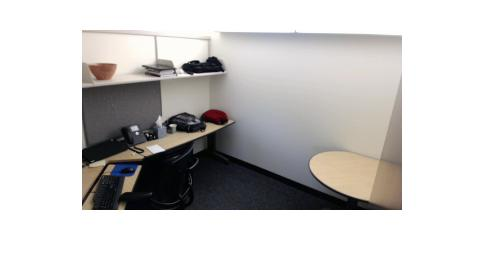
%> input picture Workspace/CTE/ImageProcessing/W3/Image1.jpg, 484 x 266 px
$ octave intrusion_detection.m   (GNU Octave 9; MATLAB toolbox functions it lacks are replaced by stand-ins)
%> lines starting %> are read from the running program, lines starting %| are printed output that depends on the picture; in (x1, y1, x2, y2) boxes, pixels count from 0 and x2, y2 are one past the last pixel; in counts of white or black regions, pixels touching at a corner belong together; the program's own positions count from 1
close all;
%% Load images
im1 = imread('Image1.jpg');
%> im1 is the input picture: size 266x484x3 uint8; mean R, G, B 203, 201.1, 199.8
im2 = imread('Image2.jpg');
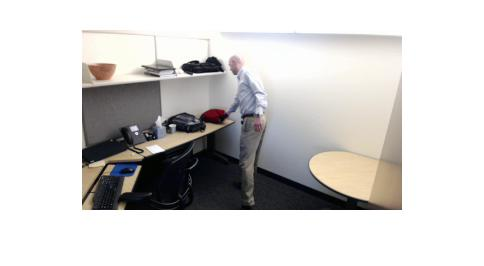
%> input picture Workspace/CTE/ImageProcessing/W3/Image2.jpg, 484 x 266 px
%> im2 is the input picture: size 266x484x3 uint8; mean R, G, B 209.4, 207.6, 206

%% Show images
figure; imshow(im1); title('img1');
figure; imshow(im2); title('img2');

%% Convert to gray scale
im1 = rgb2gray(im1);
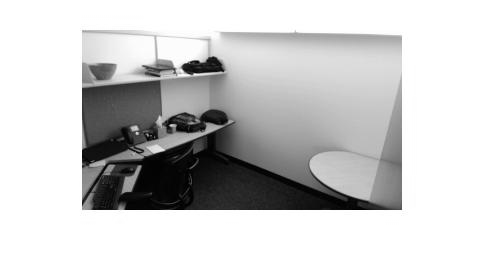
%> im1: size 266x484 uint8; min 0, max 255, mean 201.5
im2 = rgb2gray(im2);
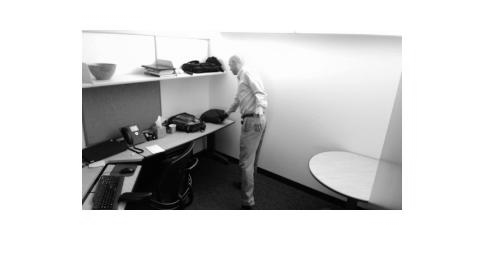
%> im2: size 266x484 uint8; min 0, max 255, mean 207.9

%% Show gray scale
figure; imshow(im1); title('img1 gray scale');
figure; imshow(im2); title('img2 gray scale');

%% Substract Images

% im_diff = abs(im1 - im2); % manuel
im_diff = imsubtract(im1, im2); % built in
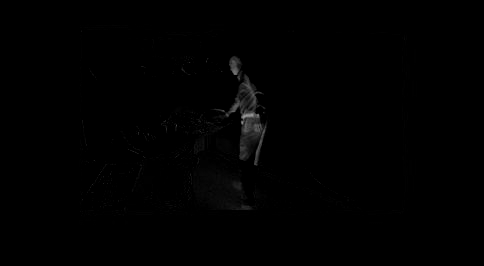
%> im_diff: size 266x484 uint8; min 0, max 155, mean 1
figure; imshow(im_diff); title('im diff');

%% imtool analysis
%imtool(im_diff);
%imhist(im_diff);

%% Thresholding
im_diff = im2double(im_diff);
%> im_diff: size 266x484 double
im_bin = imbinarize(im_diff);
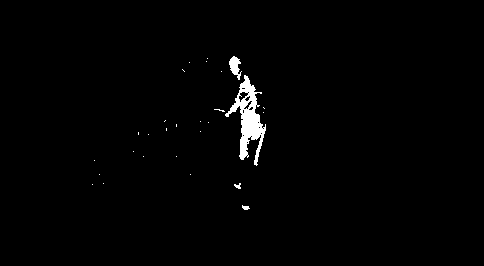
%> im_bin: size 266x484 logical; 1.2% white; 28 white regions (24 under 20 px), largest, box (x1, y1, x2, y2) and area: (225, 75, 266, 166) 1320, (229, 56, 242, 80) 168, (242, 205, 250, 210) 26, (234, 183, 241, 189) 25
figure; imshow(im_diff); title('im diff binary');

%% Opening
%%se = strel('disk', 1);
%%im_open = imopen(im_bin, se);

im_open = bwareaopen(im_bin, 15);
figure; imshow(im_open); title('im diff opening');

%% Connect Component
im_stats = regionprops(im_open, 'MajoraxisLength');
%> im_stats = 4 regions; MajorAxisLength: 84.48, 23.31, 7.79, 8.23
im_len = [im_stats.MajorAxisLength];
%> im_len = [84.48 23.31 7.79 8.23]
idx = im_len > 80;
%> idx = [true false false false]
im_stats_final = im_stats(idx);
%> im_stats_final = 1 region; MajorAxisLength: 84.48
disp(im_stats_final);
%|     MajorAxisLength = 84.484
if isempty(im_stats_final)
    disp('nothing here');
else
    disp('there is something here');
end
